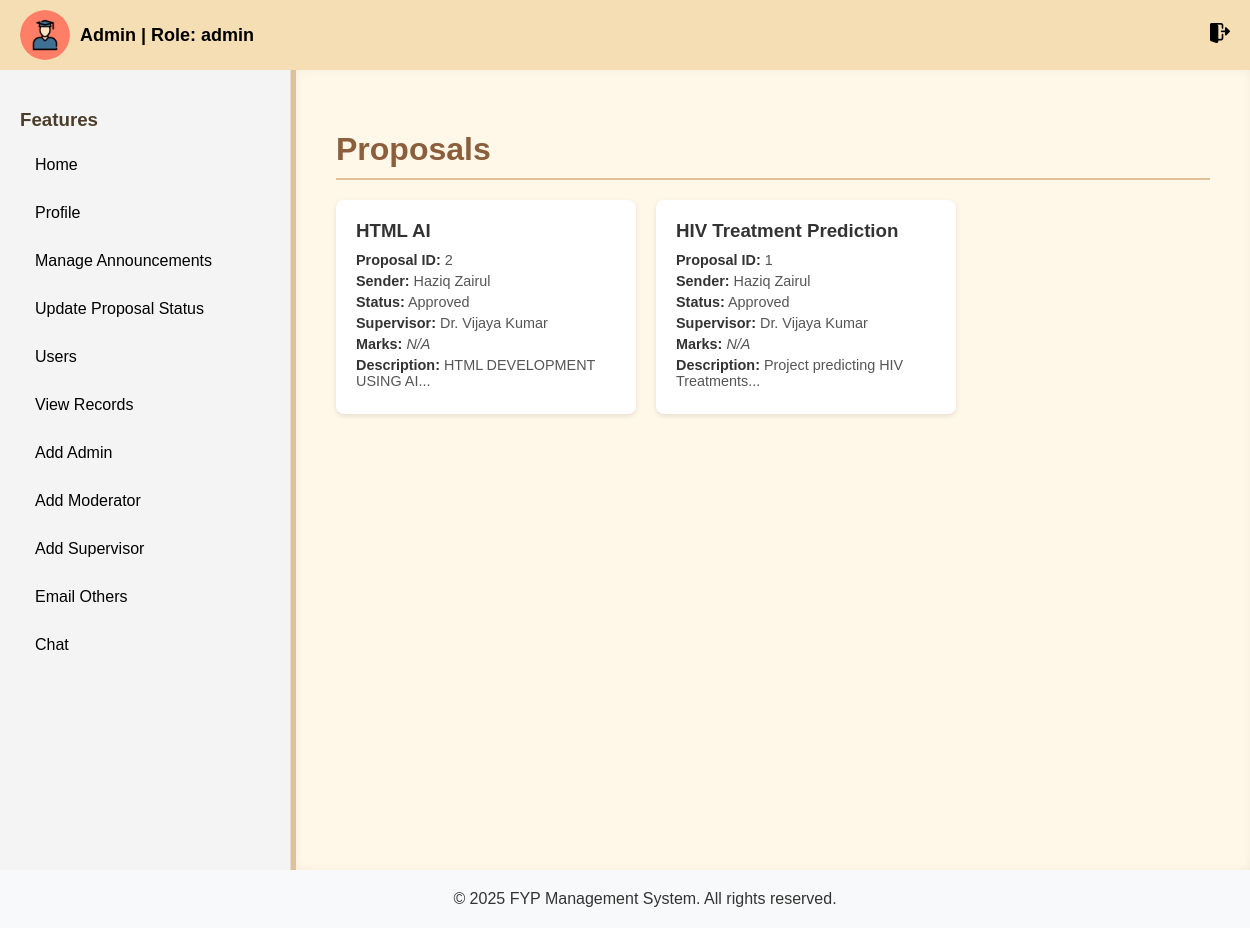
/moderator/view_proposals.php (signed in), run on an earlier commit of the app's database.
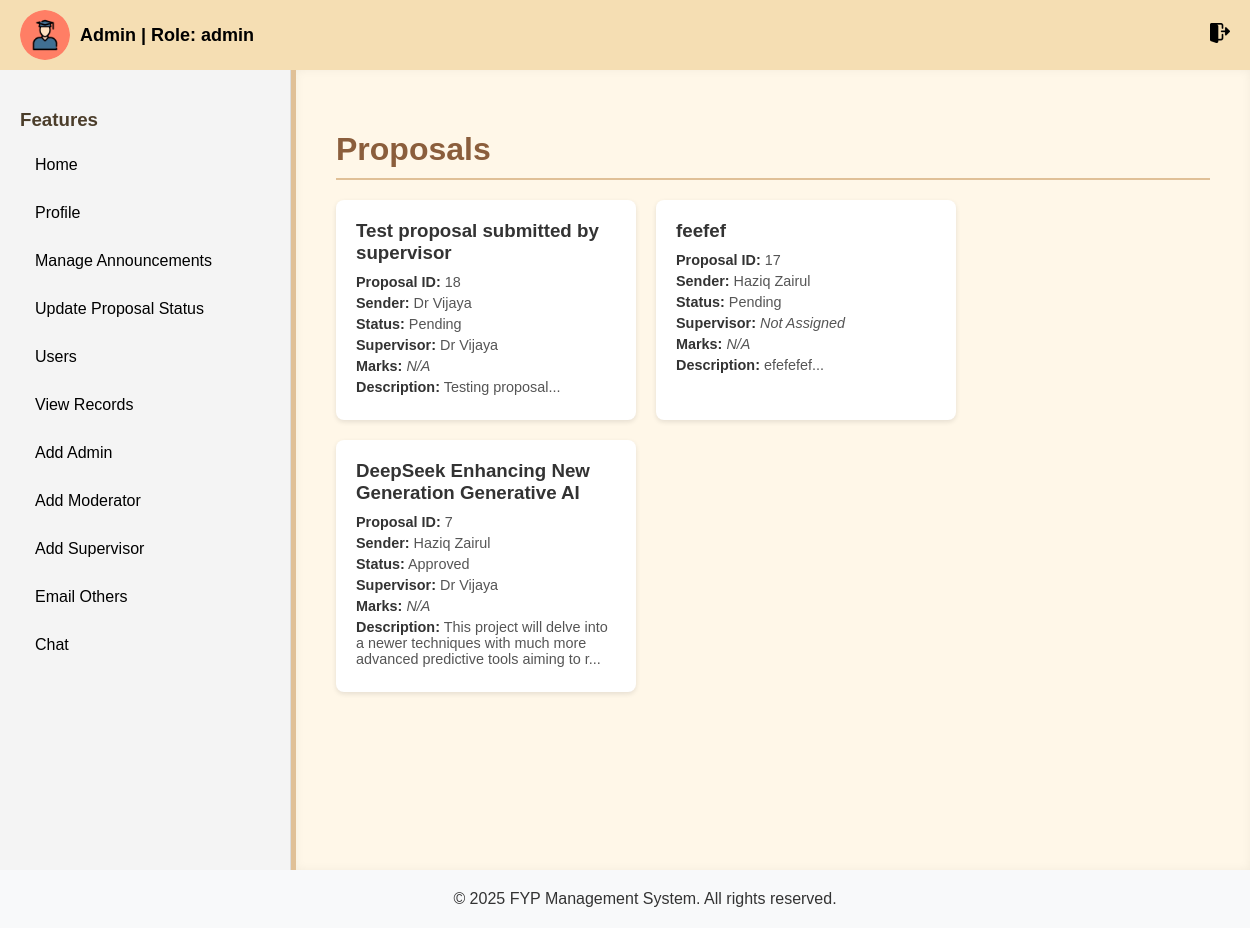
And on a later commit of the database.
### tables this page shows
CREATE TABLE `proposal` (
  `proposal_id` int(11) NOT NULL,
  `sender_id` int(11) DEFAULT NULL,
  `title` varchar(255) NOT NULL,
  `description` text NOT NULL,
  `status` enum('pending','approved','rejected','assigned') NOT NULL,
  `created_at` timestamp NOT NULL DEFAULT current_timestamp(),
  `updated_at` timestamp NOT NULL DEFAULT current_timestamp() ON UPDATE current_timestamp(),
  `assigned_sv` int(11) DEFAULT 0,
  `marks` int(3) DEFAULT NULL
);

CREATE TABLE `users` (
  `id` int(11) NOT NULL,
  `first_name` varchar(255) NOT NULL,
  `last_name` varchar(255) NOT NULL,
  `email` varchar(255) NOT NULL,
  `student_id` varchar(255) NOT NULL,
  `password` varchar(255) NOT NULL,
  `role` enum('student','moderator','admin','supervisor') NOT NULL DEFAULT 'student',
  `created_at` timestamp NOT NULL DEFAULT current_timestamp(),
  `status` enum('active','suspended') DEFAULT 'active'
);

### moderator/view_proposals.php (the view, shortened to what this page needs)
<?php
include '../db_connection.php';
$query = "SELECT
            p.proposal_id,
            u1.first_name AS sender_first_name,
            u1.last_name AS sender_last_name,
            p.title,
            p.description,
            p.status,
            u2.first_name AS sv_first_name,
            u2.last_name AS sv_last_name,
            p.marks
          FROM proposal p
          JOIN users u1 ON p.sender_id = u1.id
          LEFT JOIN users u2 ON p.assigned_sv = u2.id
          ORDER BY p.proposal_id DESC";
$result = $conn->query($query);
$proposals = [];
if ($result->num_rows > 0) {
    while ($row = $result->fetch_assoc()) {
        $proposals[] = $row;
    }
}
?>
<!DOCTYPE html>
<html lang="en">
<head>
    <link rel="stylesheet" href="../css/dashboard.css">
    <link rel="stylesheet" href="../css/header.css">
</head>
<body>
    <?php include '../includes/header.php'; ?>
    <div class="dashboard-container">
        <?php include '../includes/sidebar.php'; ?>
        <div class="dashboard-main">
            <h1>Proposals</h1>
            <div class="proposals-container">
                <?php if (!empty($proposals)): ?>
                    <?php foreach ($proposals as $proposal): ?>
                        <div class="proposal-tile">
                            <h3><?php echo htmlspecialchars($proposal['title']); ?></h3>
                            <p><strong>Proposal ID:</strong> <?php echo htmlspecialchars($proposal['proposal_id']); ?></p>
                            <p><strong>Sender:</strong> <?php echo htmlspecialchars($proposal['sender_first_name']) . ' ' . htmlspecialchars($proposal['sender_last_name']); ?></p>
                            <p><strong>Status:</strong> <?php echo ucfirst(htmlspecialchars($proposal['status'])); ?></p>
                            <p><strong>Supervisor:</strong> <?php
                                echo $proposal['sv_first_name'] && $proposal['sv_last_name']
                                    ? htmlspecialchars($proposal['sv_first_name']) . ' ' . htmlspecialchars($proposal['sv_last_name'])
                                    : '<em>Not Assigned</em>';
                            ?></p>
                            <p><strong>Marks:</strong> <?php echo $proposal['marks'] !== null ? htmlspecialchars($proposal['marks']) : '<em>N/A</em>'; ?></p>
                            <p><strong>Description:</strong> <?php echo htmlspecialchars(substr($proposal['description'], 0, 100)) . '...'; ?></p>
                        </div>
                    <?php endforeach; ?>
                <?php else: ?>
                    <p>No proposals available.</p>
                <?php endif; ?>
            </div>
        </div>
    </div>
    <?php include '../footer.php'; ?>
</body>
</html>

What changed in the data, as far as the page shows it:
removed proposal: title "HTML AI", proposal_id "2", sender.first_name "Haziq", sender.last_name "Zairul", status "Approved", users.first_name "Dr. Vijaya", users.last_name "Kumar", shows "N/A", description "HTML DEVELOPMENT USING AI"
removed proposal: title "HIV Treatment Prediction", proposal_id "1", sender.first_name "Haziq", sender.last_name "Zairul", status "Approved", users.first_name "Dr. Vijaya", users.last_name "Kumar", shows "N/A", description "Project predicting HIV Treatments"
added proposal: title "Test proposal submitted by supervisor", proposal_id "18", sender.first_name "Dr", sender.last_name "Vijaya", status "Pending", shows "N/A", description "Testing proposal"
added proposal: title "feefef", proposal_id "17", sender.first_name "Haziq", sender.last_name "Zairul", status "Pending", shows "Not Assigned", shows "N/A", description "efefefef"
added proposal: title "DeepSeek Enhancing New Generation Generative AI", proposal_id "7", sender.first_name "Haziq", sender.last_name "Zairul", status "Approved", users.first_name "Dr", users.last_name "Vijaya", shows "N/A", description "This project will delve into a newer techniques with much more advanced predictive tools aiming to r"
